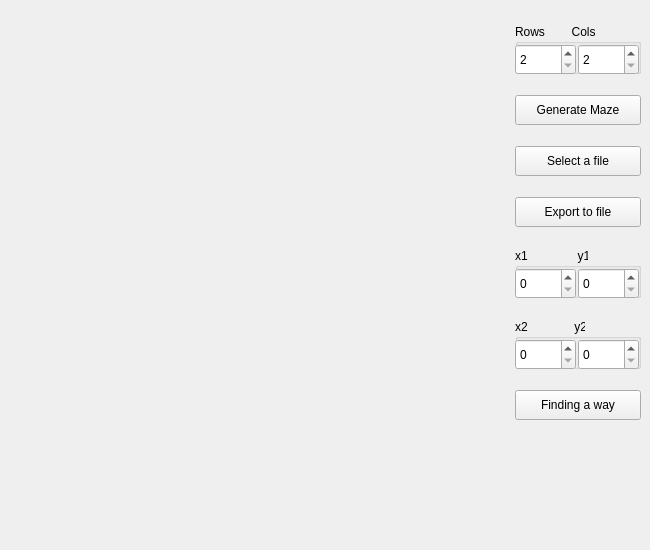
<?xml version="1.0" encoding="UTF-8"?>
<ui version="4.0">
 <class>MainWindow</class>
 <widget class="QMainWindow" name="MainWindow">
  <property name="geometry">
   <rect>
    <x>0</x>
    <y>0</y>
    <width>650</width>
    <height>550</height>
   </rect>
  </property>
  <property name="sizePolicy">
   <sizepolicy hsizetype="Fixed" vsizetype="Fixed">
    <horstretch>0</horstretch>
    <verstretch>0</verstretch>
   </sizepolicy>
  </property>
  <property name="minimumSize">
   <size>
    <width>650</width>
    <height>550</height>
   </size>
  </property>
  <property name="maximumSize">
   <size>
    <width>650</width>
    <height>550</height>
   </size>
  </property>
  <property name="windowTitle">
   <string>MainWindow</string>
  </property>
  <widget class="QWidget" name="centralwidget">
   <layout class="QHBoxLayout" name="horizontalLayout">
    <item>
     <widget class="MazeWidget" name="mazeWidget" native="true">
      <property name="sizePolicy">
       <sizepolicy hsizetype="Fixed" vsizetype="Fixed">
        <horstretch>0</horstretch>
        <verstretch>0</verstretch>
       </sizepolicy>
      </property>
      <property name="minimumSize">
       <size>
        <width>500</width>
        <height>500</height>
       </size>
      </property>
      <property name="maximumSize">
       <size>
        <width>500</width>
        <height>500</height>
       </size>
      </property>
     </widget>
    </item>
    <item>
     <layout class="QVBoxLayout" name="verticalLayout">
      <item>
       <widget class="QGroupBox" name="groupBox">
        <property name="sizePolicy">
         <sizepolicy hsizetype="Preferred" vsizetype="Fixed">
          <horstretch>0</horstretch>
          <verstretch>0</verstretch>
         </sizepolicy>
        </property>
        <property name="minimumSize">
         <size>
          <width>0</width>
          <height>50</height>
         </size>
        </property>
        <property name="title">
         <string>Rows        Cols</string>
        </property>
        <widget class="QSpinBox" name="rowsSpinBox">
         <property name="geometry">
          <rect>
           <x>0</x>
           <y>20</y>
           <width>61</width>
           <height>31</height>
          </rect>
         </property>
         <property name="suffix">
          <string/>
         </property>
         <property name="prefix">
          <string/>
         </property>
         <property name="minimum">
          <number>2</number>
         </property>
         <property name="maximum">
          <number>50</number>
         </property>
        </widget>
        <widget class="QSpinBox" name="colsSpinBox">
         <property name="geometry">
          <rect>
           <x>63</x>
           <y>20</y>
           <width>61</width>
           <height>31</height>
          </rect>
         </property>
         <property name="prefix">
          <string/>
         </property>
         <property name="minimum">
          <number>2</number>
         </property>
         <property name="maximum">
          <number>50</number>
         </property>
        </widget>
       </widget>
      </item>
      <item>
       <widget class="QPushButton" name="generateMaze">
        <property name="sizePolicy">
         <sizepolicy hsizetype="Ignored" vsizetype="Fixed">
          <horstretch>0</horstretch>
          <verstretch>0</verstretch>
         </sizepolicy>
        </property>
        <property name="minimumSize">
         <size>
          <width>120</width>
          <height>30</height>
         </size>
        </property>
        <property name="maximumSize">
         <size>
          <width>10000</width>
          <height>30</height>
         </size>
        </property>
        <property name="layoutDirection">
         <enum>Qt::LeftToRight</enum>
        </property>
        <property name="text">
         <string>Generate Maze</string>
        </property>
       </widget>
      </item>
      <item>
       <widget class="QPushButton" name="selectFile">
        <property name="minimumSize">
         <size>
          <width>120</width>
          <height>30</height>
         </size>
        </property>
        <property name="text">
         <string>Select a file</string>
        </property>
       </widget>
      </item>
      <item>
       <widget class="QPushButton" name="exportFile">
        <property name="minimumSize">
         <size>
          <width>120</width>
          <height>30</height>
         </size>
        </property>
        <property name="text">
         <string>Export to file</string>
        </property>
       </widget>
      </item>
      <item>
       <widget class="QGroupBox" name="groupBox_2">
        <property name="sizePolicy">
         <sizepolicy hsizetype="Preferred" vsizetype="Fixed">
          <horstretch>0</horstretch>
          <verstretch>0</verstretch>
         </sizepolicy>
        </property>
        <property name="minimumSize">
         <size>
          <width>0</width>
          <height>50</height>
         </size>
        </property>
        <property name="title">
         <string>x1               y1</string>
        </property>
        <widget class="QSpinBox" name="x1">
         <property name="geometry">
          <rect>
           <x>0</x>
           <y>20</y>
           <width>61</width>
           <height>31</height>
          </rect>
         </property>
         <property name="maximum">
          <number>4</number>
         </property>
        </widget>
        <widget class="QSpinBox" name="y1">
         <property name="geometry">
          <rect>
           <x>63</x>
           <y>20</y>
           <width>61</width>
           <height>31</height>
          </rect>
         </property>
         <property name="maximum">
          <number>4</number>
         </property>
        </widget>
       </widget>
      </item>
      <item>
       <widget class="QGroupBox" name="groupBox_3">
        <property name="sizePolicy">
         <sizepolicy hsizetype="Preferred" vsizetype="Fixed">
          <horstretch>0</horstretch>
          <verstretch>0</verstretch>
         </sizepolicy>
        </property>
        <property name="minimumSize">
         <size>
          <width>0</width>
          <height>50</height>
         </size>
        </property>
        <property name="title">
         <string>x2              y2</string>
        </property>
        <widget class="QSpinBox" name="x2">
         <property name="geometry">
          <rect>
           <x>0</x>
           <y>20</y>
           <width>61</width>
           <height>31</height>
          </rect>
         </property>
         <property name="maximum">
          <number>4</number>
         </property>
        </widget>
        <widget class="QSpinBox" name="y2">
         <property name="geometry">
          <rect>
           <x>63</x>
           <y>20</y>
           <width>61</width>
           <height>31</height>
          </rect>
         </property>
         <property name="maximum">
          <number>4</number>
         </property>
        </widget>
       </widget>
      </item>
      <item>
       <widget class="QPushButton" name="searchWayButton">
        <property name="minimumSize">
         <size>
          <width>120</width>
          <height>30</height>
         </size>
        </property>
        <property name="text">
         <string>Finding a way</string>
        </property>
       </widget>
      </item>
      <item>
       <spacer name="verticalSpacer">
        <property name="orientation">
         <enum>Qt::Vertical</enum>
        </property>
        <property name="sizeType">
         <enum>QSizePolicy::Fixed</enum>
        </property>
        <property name="sizeHint" stdset="0">
         <size>
          <width>20</width>
          <height>100</height>
         </size>
        </property>
       </spacer>
      </item>
     </layout>
    </item>
   </layout>
  </widget>
 </widget>
 <customwidgets>
  <customwidget>
   <class>MazeWidget</class>
   <extends>QWidget</extends>
   <header>mazewidget.h</header>
   <container>1</container>
  </customwidget>
 </customwidgets>
 <resources/>
 <connections/>
</ui>
